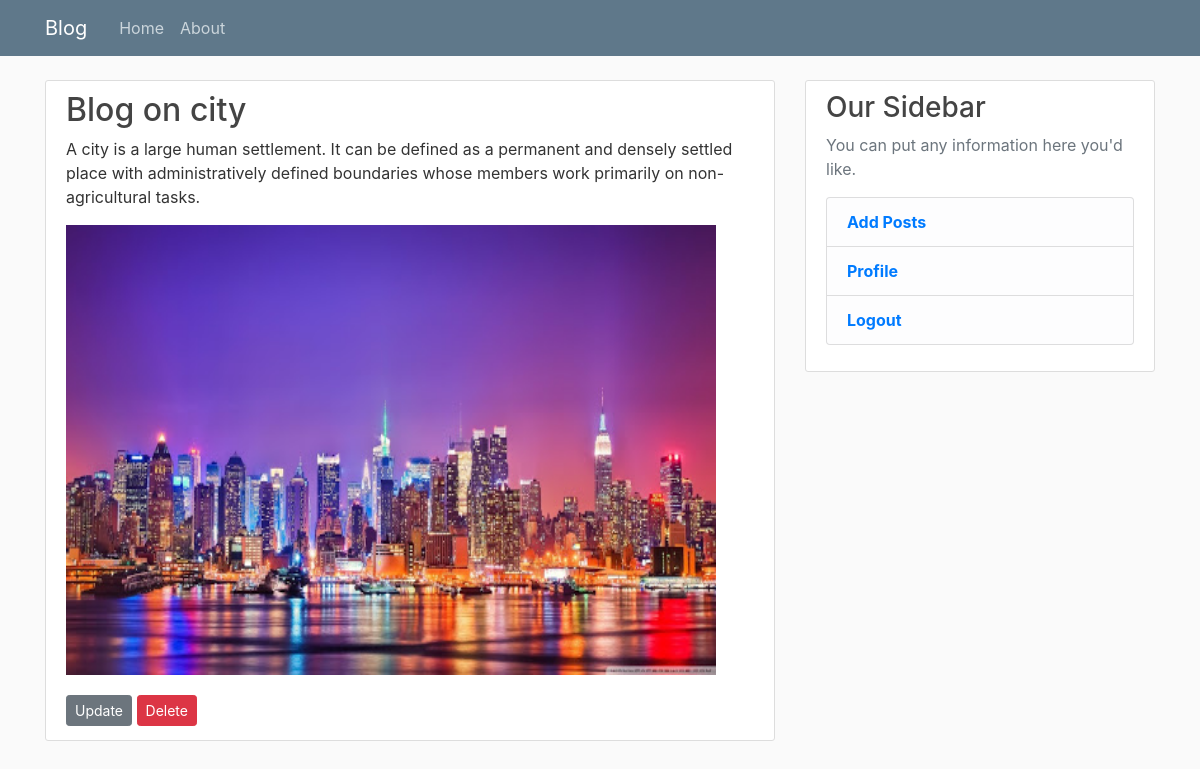
The page /BlogDetailView/27 (signed in) on the database its author committed.
### form/models.py (models this page shows, shortened)
class BlogData(models.Model):
	Title = models.CharField(max_length=200)
	Description = models.TextField()
	Image = models.ImageField(default='default.jpg',upload_to='blog_pics/')
	Hashtag = models.CharField(max_length=200)

### form/views.py (the view)
# urls.py: path('BlogDetailView/<id>', form_views.BlogDetailView,name='BlogDetailView'),
@login_required
def BlogDetailView(request,id):
	Blog_Object = BlogData.objects.get(id=id)
	return render(request,'form/ViewPostDetail.html',{ 'Blog_Object' : Blog_Object })

### form/templates/form/ViewPostDetail.html
{% extends "form/base.html" %}
{% block content %}
  <article class="media content-section">
    <div class="media-body">
      <h2 class="article-title">{{ Blog_Object.Title }}</h2>
      <p class="article-content">{{ Blog_Object.Description }}</p>
	  <p class="article-content"><img src="{{ Blog_Object.Image.url }}" width="650px" height='450px'></p>
	  <div>
            <a class="btn btn-secondary btn-sm mt-1 mb-1" href="{% url 'BlogUpdateView' id=Blog_Object.pk %}">Update</a>
            <a class="btn btn-danger btn-sm mt-1 mb-1" href="#">Delete</a>
          </div>
  </article>
{% endblock content %}

### form/static/form/main.css (style rules this page uses)
body { background: #fafafa; color: #333333; margin-top: 5rem; }
h1, h2, h3, h4, h5, h6 { color: #444444; }
.content-section { background: #ffffff; padding: 10px 20px; border: 1px solid #dddddd; border-radius: 3px; margin-bottom: 20px; }
.article-title { color: #444444; }
.article-content { white-space: pre-line; }

### rows shown on the page
BlogData: Title "Blog on city", Description "A city is a large human settlement. It can be defined as a permanent and densely settled place with administratively defined boundaries whose members work primarily on non-agricultural tasks.", Image (picture)
